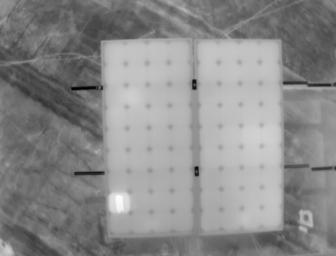
#> input picture sample/0008.png, 336 x 256 px; its folder holds 4 pictures in this run
$ python gray_scale.py
#> lines starting #> are read from the running program, lines starting #| are printed output that depends on the picture
# -*- Coding = utf-8 -*-
# @time: 2022/5/30 15:38
# Author:Zhangxuan
# @file:gray_scale.PY
# @SOFTWARE:PV_Panel_Defects
import os
import cv2
list_dir = os.listdir('./sample/')
for i in list_dir:
    img = cv2.imread(f'./sample/{i}', cv2.IMREAD_GRAYSCALE)
#> img is the input picture: shape (256, 336); min 0, max 255, mean 138.2
    img_scale = cv2.threshold(img, 150, 225, cv2.THRESH_TOZERO)[1]
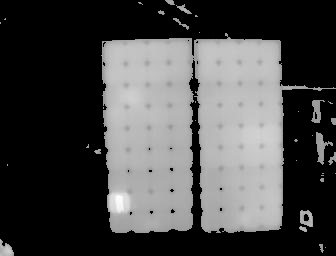
#> img_scale: shape (256, 336); min 0, max 255, mean 71.6
    cv2.imwrite(f'./gray_scale/{i}', img_scale)
#> pass 2 of the loop `for i in list_dir:`:
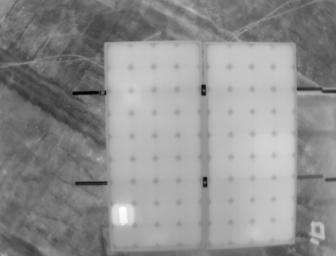
#> input picture sample/0011.png, 336 x 256 px
#> img is the input picture: shape (256, 336); min 0, max 255, mean 143.2
#> `img_scale = cv2.threshold(img, 150, 225, cv2.THRESH_TOZERO)[1]`:
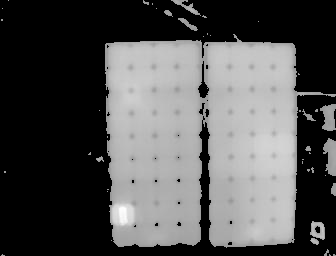
#> img_scale: shape (256, 336); min 0, max 255, mean 81.9
#> pass 3 of the loop `for i in list_dir:`:
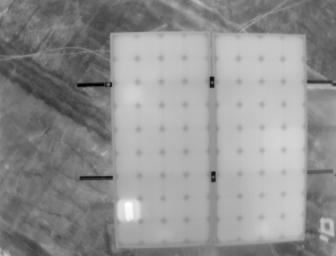
#> input picture sample/0012.png, 336 x 256 px
#> img is the input picture: shape (256, 336); min 0, max 255, mean 145.4
#> `img_scale = cv2.threshold(img, 150, 225, cv2.THRESH_TOZERO)[1]`:
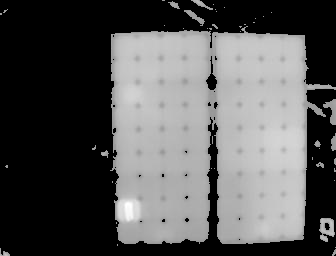
#> img_scale: shape (256, 336); min 0, max 255, mean 86.4
#> the loop made 4 passes; the first 3 are shown
